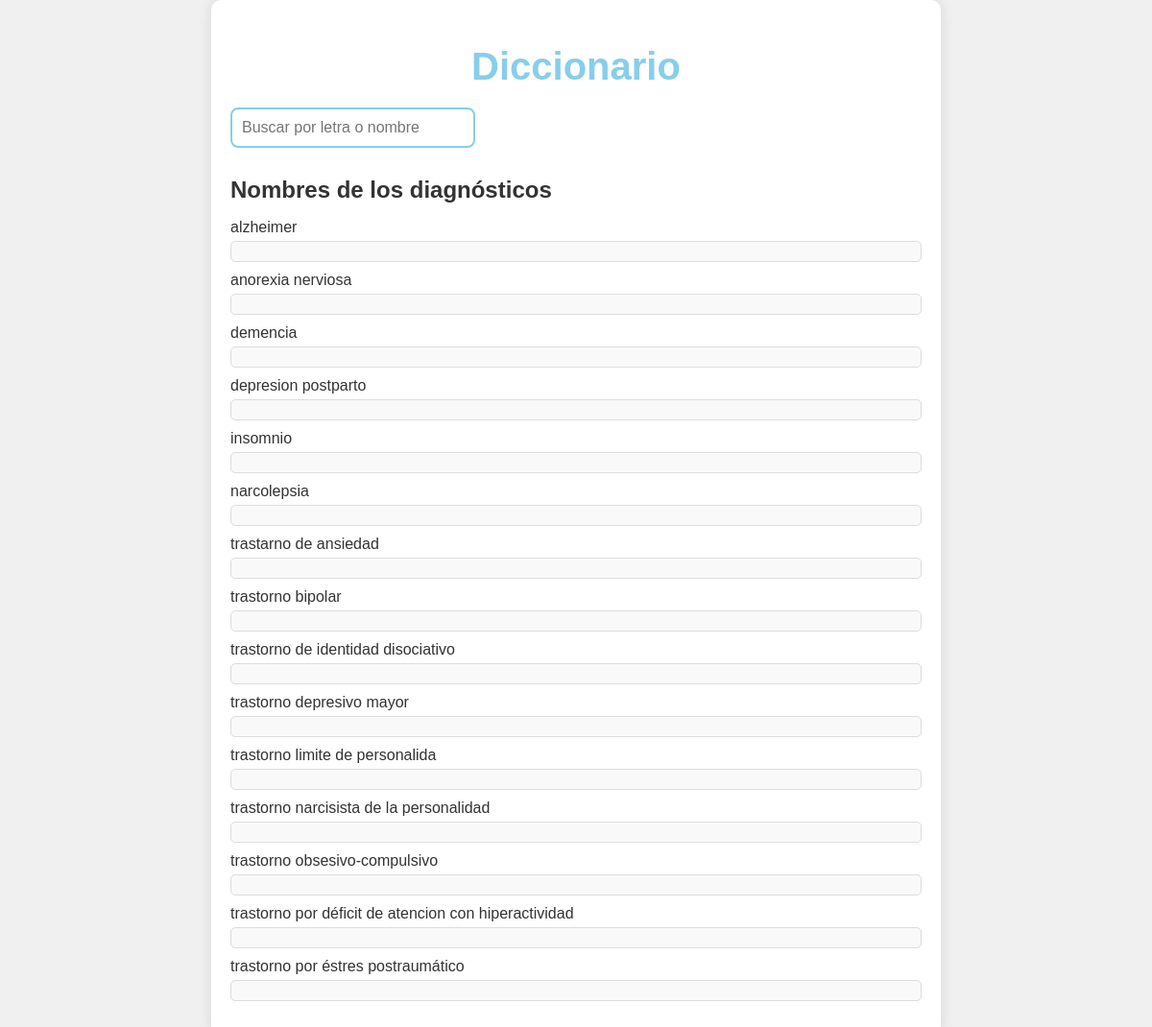
Before: /diccionario/ with the older database file.
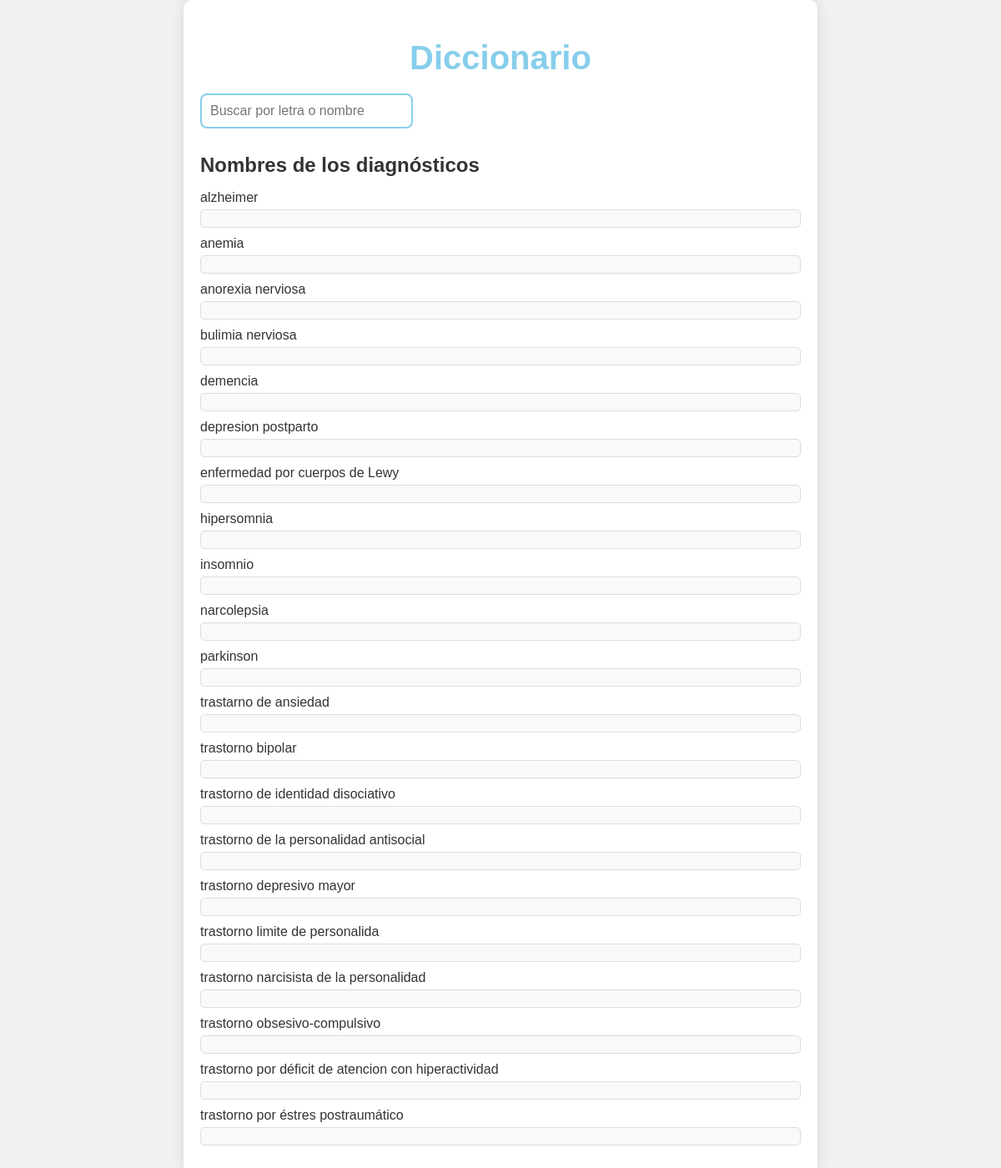
After: the same page with the newer database file.
### diccionario/models.py (models this page shows, shortened)
class trastorno(models.Model):
    nombre=models.CharField(max_length=200)
    contexto=models.CharField(max_length=500)

### diccionario/views.py (the view)
# urls.py: path('diccionario/', templateDiccionario.diccionario_view, name='diccionario'),  # Usamos la vista 'diccionario_view'
def diccionario_view(request):
    query = request.GET.get('q', '')  # Obtiene el valor de la consulta de la URL
    if query:
        trastornos = trastorno.objects.filter(nombre__icontains=query).order_by('nombre')  # Filtra los trastornos que coinciden con la consulta
    else:
        trastornos = trastorno.objects.all().order_by('nombre')  # Si no hay consulta, devuelve todos los trastornos
    return render(request, 'diccionarioprueba.html', {'trastornos': trastornos, 'query': query})

### templates/diccionarioprueba.html (shortened to what this page needs)
<!DOCTYPE html>
<html lang="es">
<head>
</head>
<body>
    <div class="container">
        <h1 class="title">Diccionario</h1>
        <div class="search-container">
            <form method="get" action="">
                <input type="text" name="q" class="search-bar" value="{{ query }}" placeholder="Buscar por letra o nombre">
            </form>
        </div>
        <div class="diagnosticos-container">
            <div class="diagnosticos-title">Nombres de los diagnósticos</div>
            <ol class="diagnosticos-list">
                {% for trastorno in trastornos %}
                <li>
                    <span class="nombre">{{ trastorno.nombre }}</span>
                    <div class="detalles">
                    </div>
                </li>
                {% endfor %}
            </ol>
        </div>
    </div>
</body>
</html>

### templates/diccionarioprueba.html (style rules this page uses)
body { font-family: Arial, sans-serif; background-color: #f0f0f0; margin: 0; padding: 0; display: flex; justify-content: center; align-items: center; min-height: 100vh; color: #333; }
.container { width: 60%; background-color: white; padding: 20px; border-radius: 10px; box-shadow: 0px 0px 15px rgba(0, 0, 0, 0.1); }
.title { font-size: 2.5rem; color: #87CEEB; margin-bottom: 20px; text-align: center; }
.search-container { display: flex; align-items: center; margin-bottom: 30px; }
.search-bar { width: 100%; padding: 10px; font-size: 1rem; border: 2px solid #87CEEB; border-radius: 8px; outline: none; transition: border-color 0.3s; }
.diagnosticos-container { margin-top: 20px; }
.diagnosticos-title { font-size: 1.5rem; font-weight: bold; margin-bottom: 10px; }
.diagnosticos-list { list-style: none; padding: 0; }
.diagnosticos-list li { margin-bottom: 10px; cursor: pointer; }
.detalles { max-height: 0; overflow: hidden; transition: max-height 0.3s ease; background: #f9f9f9; border: 1px solid #ddd; padding: 10px; margin-top: 5px; border-radius: 5px; }

Changed rows visible on the page:
added trastorno: nombre "anemia"
added trastorno: nombre "bulimia nerviosa"
added trastorno: nombre "enfermedad por cuerpos de Lewy"
added trastorno: nombre "hipersomnia"
added trastorno: nombre "parkinson"
added trastorno: nombre "trastorno de la personalidad antisocial"
